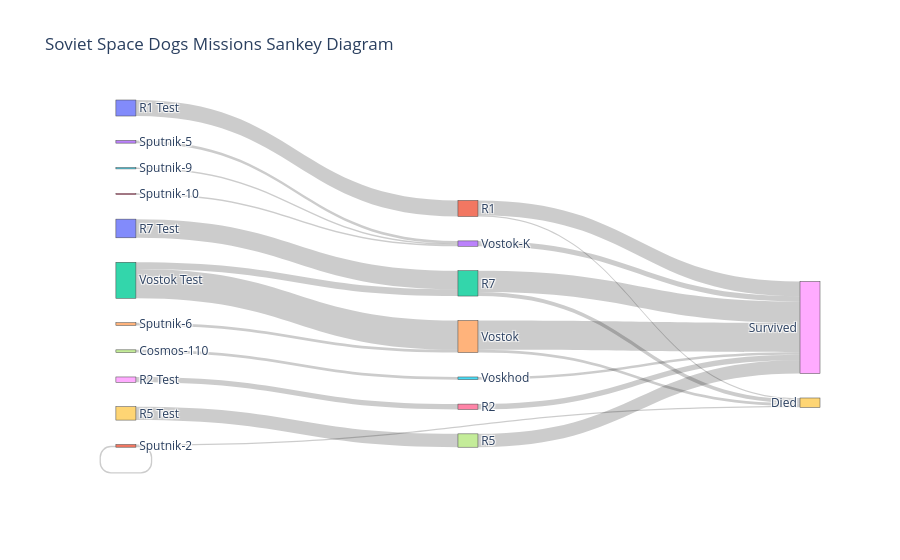

Notebook source saved alongside this figure:
### Code cell
fig = go.Figure(data=[go.Sankey(
    node=dict(
        pad=15,
        thickness=20,
        label=labels
    ),
    link=dict(
        source=source,
        target=target,
        value=value
    )
)])
fig.update_layout(title="Soviet Space Dogs Missions Sankey Diagram")
fig.show()

### Figure 1 — Plotly figure (JSON) as saved in the notebook; plotly's stock layout.template omitted (floating-point values rounded to 4 significant figures)
{"data": [{"link": {"source": [7, 0, 8, 9, 10, 6, 1, 3, 4, 5, 2, 2, 11, 11, 16, 17, 12, 12, 1, 15, 14, 14, 13], "target": [15, 11, 16, 17, 12, 13, 1, 13, 14, 13, 12, 14, 19, 18, 18, 18, 19, 18, 19, 18, 19, 18, 18], "value": [2, 12, 4, 10, 14, 1, 1, 2, 2, 1, 5, 22, 1, 11, 4, 10, 3, 16, 1, 2, 2, 22, 4]}, "node": {"label": ["R1 Test", "Sputnik-2", "Vostok Test", "Sputnik-5", "Sputnik-6", "Sputnik-9", "Sputnik-10", "Cosmos-110", "R2 Test", "R5 Test", "R7 Test", "R1", "R7", "Vostok-K", "Vostok", "Voskhod", "R2", "R5", "Survived", "Died"], "pad": 15, "thickness": 20}, "type": "sankey"}], "layout": {"title": {"text": "Soviet Space Dogs Missions Sankey Diagram"}}}
